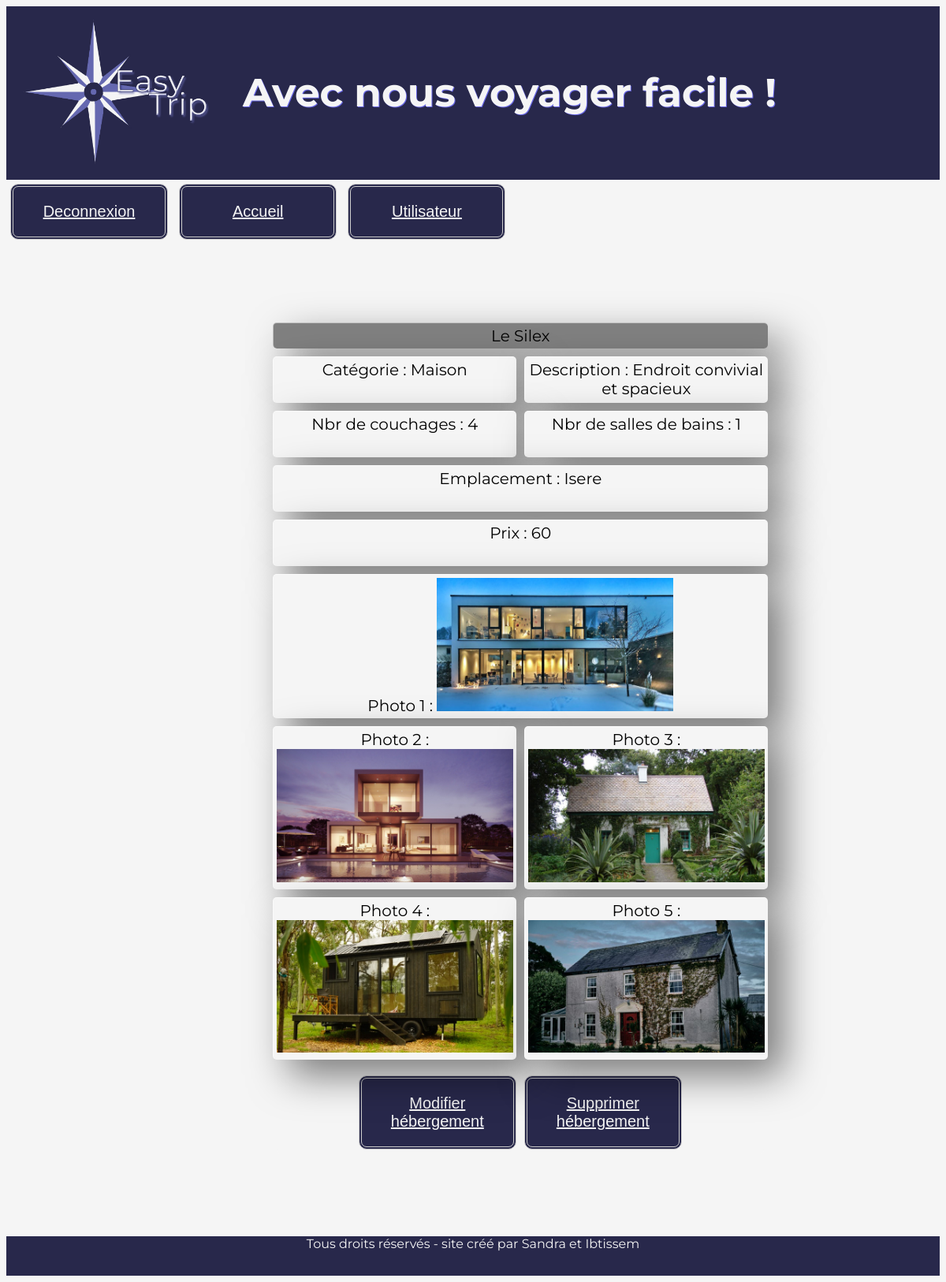
Page /Administrateur/afficher.hebergement.php?id=66 (signed in) on the committed database.
### tables this page shows
CREATE TABLE `hebergements` (
  `Id` int(10) UNSIGNED NOT NULL,
  `Id_categorie` int(10) DEFAULT NULL,
  `Intitule` varchar(30) DEFAULT NULL,
  `Description` text NOT NULL,
  `Nombre_de_couchages` int(10) UNSIGNED NOT NULL,
  `Nombre_de_salles_de_bain` int(10) UNSIGNED NOT NULL,
  `Emplacement_geographique` varchar(30) NOT NULL,
  `Prix` int(10) UNSIGNED NOT NULL,
  `Disponibilite` tinyint(1) DEFAULT '1',
  `Nom1` varchar(50) NOT NULL,
  `Nom2` varchar(60) NOT NULL,
  `Nom3` varchar(60) NOT NULL,
  `Nom4` varchar(60) NOT NULL,
  `Nom5` varchar(60) NOT NULL
);

CREATE TABLE `categories` (
  `Id` int(10) UNSIGNED NOT NULL,
  `Nom` varchar(30) NOT NULL
);

### Administrateur/afficher.hebergement.php (the view, shortened to what this page needs)
<!DOCTYPE html>
<html lang="fr,en">
<head>
    <link rel="stylesheet" href="../CSS\style.admin.css">
</head>
<body>
<header>
<nav class="container--fluid">
<div class="item">
    <a href="indexheb.php"><img class = "logo" src="../imageeasytrip\Logo_easy_trip.png" alt="logo_easy_trip" srcset=""></a>
</div>
<div class="item">
    <h1>Avec nous voyager facile !</h1>
</div>
</nav>
</header>
<button><a href="deconnexion.php">Deconnexion</a></button>
<button><a href="indexheb.php">Accueil</a></button>
<button><a href="../utilisateur\accueil.php">Utilisateur</a></button>
<main>
                <?php
                try {
                require 'initialisation.php';
                    $sth = $conn->prepare("SELECT * FROM hebergements
                    LEFT JOIN categories ON hebergements.Id_categorie = categories.Id where hebergements.Id= :id");
                    $sth -> bindValue (":id" , $_GET['id'] );
                    $sth->execute();
                    $result = $sth->fetch();
                    if (isset($result)) {
                        ?>
                        <div class="fiche_hebergement">
                        <span> <?php  echo $result ['Intitule'] ;?></span>
                        <span> <?php  echo " Catégorie : " . $result ['Nom'] ;?></span>
                        <span> <?php echo " Description : " . $result ['Description'] ;?></span>
                        <span> <?php echo " Nbr de couchages : " . $result ['Nombre_de_couchages'] ;?></span>
                        <span><?php echo " Nbr de salles de bains : " . $result ['Nombre_de_salles_de_bain'] ;?></span>
                        <span> <?php echo " Emplacement : " . $result ['Emplacement_geographique'] ;?></span>
                        <span> <?php echo " Prix : " . $result ['Prix'] ;?></span>
                        <span><?php echo " Photo 1 : "  . '<img src= "../images/'. $result ['Nom1']. '" alt="photo hébergement">';?></span>
                        <span><?php echo " Photo 2 : "  . '<img src= "../images/'. $result ['Nom2']. '" alt="photo hébergement">';?></span>
                        <span><?php echo " Photo 3 : "  . '<img src= "../images/'. $result ['Nom3']. '" alt="photo hébergement">';?></span>
                        <span><?php echo " Photo 4 : "  . '<img src= "../images/'. $result ['Nom4']. '" alt="photo hébergement">';?></span>
                        <span><?php echo " Photo 5 : "  . '<img src= "../images/'. $result ['Nom5']. '" alt="photo hébergement">';?></span>
                      <div class="btn-crud">
                        <button> <?php echo'<a href="modifier.hebergement.php?id='.$_GET['id'].'"">Modifier hébergement</a>'; ?></button>
        <button><?php echo'<a href="supprimer.php?id='. $_GET['id'] .'">Supprimer hébergement</a>';?></button>
          </div>
                       </div>
                       <?php
                    }
                } catch (PDOException $e) {
                    echo 'Impossible de traiter les données. Erreur : ' . $e->getMessage();
                }
                ?>
    </main>
    <?php require 'footer.php';?>
</body></html>

### Administrateur/footer.php
<footer>
<div class="footer">
<p>Tous droits réservés - site créé par Sandra et Ibtissem</p>
</div>
</footer>

### rows in the picture
hebergements: Intitule "Le Silex", Id_categorie.Nom "Maison", Description "Endroit convivial et spacieux", Nombre_de_couchages "4", Nombre_de_salles_de_bain "1", Emplacement_geographique "Isere", Prix "60", Nom1 (picture), Nom2 (picture), Nom3 (picture), Nom4 (picture), Nom5 (picture)
